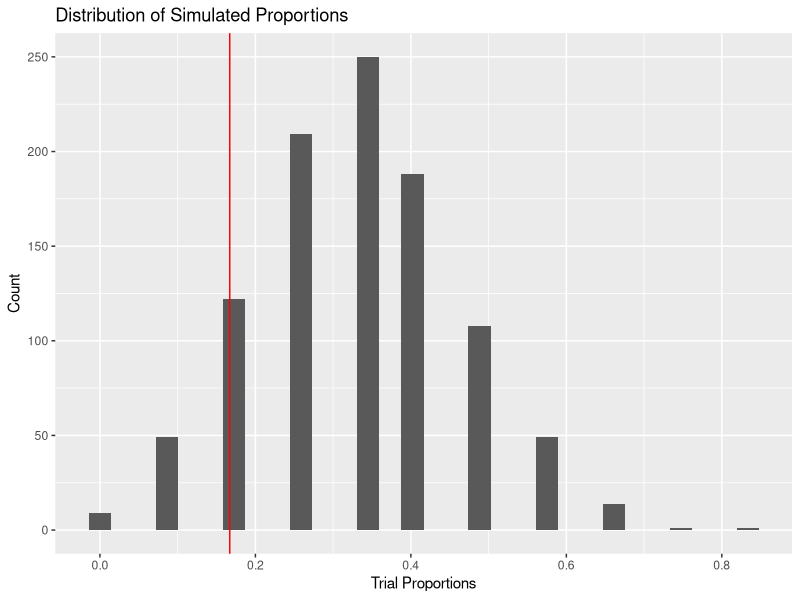

Write the R code that produced this figure. (Note: this script raises an error after producing the figure.)
## ---- chunk 1
knitr::opts_chunk$set(echo = TRUE, warning = FALSE, message = FALSE)
knitr::opts_chunk$set(out.width= "70%", out.height= "70%", fig.align = "center") 
## ---- chunk 2
library(tidyverse)

replications_dataframe = NULL

num_reps = 1000
sample_size = 12
null_prob = 1/3
sample_stat = 0.167

for (i in 1:num_reps){
  
  trial = sample(x = c(1,0), 
                 size = sample_size, 
                 prob = c(null_prob, 1-null_prob), 
                 replace = TRUE)
  
  trial_proportion = sum(trial)/sample_size
  
  replications_dataframe = rbind(replications_dataframe, data.frame(trial_proportion))
  
}
## ---- chunk 3
replications_dataframe %>%
  ggplot(aes(x = trial_proportion)) +
  geom_histogram() +
  labs(x = "Trial Proportions", y = "Count", title = "Distribution of Simulated Proportions") +
  geom_vline(xintercept = sample_stat, color = "red")

#Find the p-value
replications_dataframe %>%
  summarise(pvalue = sum(trial_proportion <= sample_stat) / n())
## ---- chunk 4
sample_proportion = 148/(135+148)

std_null = sqrt(0.5 * (1-0.5) / 283)

z = (sample_proportion - 0.5) / std_null

p = 2 * (1 - pnorm(abs(z)))

p
## ---- chunk 5
ggplot(NULL, aes(x = c(-3, 3))) +
  stat_function(fun = dnorm, 
                args = list(mean = 0, sd = 1)) +
  stat_function(fun = dnorm, 
                args = list(mean = 0, sd = 1), 
                xlim = c(-3, -0.5), #This is (-3, 0) for the purposes of plotting.
                geom = "area", fill = "red") +
  labs(x = "", y = "") + theme_classic() +
  scale_y_continuous(breaks = NULL)
       
pnorm(-0.5)
## ---- chunk 6
ggplot(NULL, aes(x = c(2, 8))) +
  stat_function(fun = dnorm, 
                args = list(mean = 5, sd = 1)) +
  stat_function(fun = dnorm, 
                args = list(mean = 5, sd = 1), 
                xlim = c(2, 4.5),
                geom = "area", fill = "red") +
  labs(x = "", y = "") + theme_classic() +
  scale_y_continuous(breaks = NULL)
       
pnorm(4.5, mean = 5, sd = 1)

ggplot(NULL, aes(x = c(3.5, 6.5))) +
  stat_function(fun = dnorm, 
                args = list(mean = 5, sd = 0.5)) +
  stat_function(fun = dnorm, 
                args = list(mean = 5, sd = 0.5), 
                xlim = c(3.5, 4.5),
                geom = "area", fill = "red") +
  labs(x = "", y = "") + theme_classic() +
  scale_y_continuous(breaks = NULL)
       
pnorm(4.5, mean = 5, sd = 0.5)
